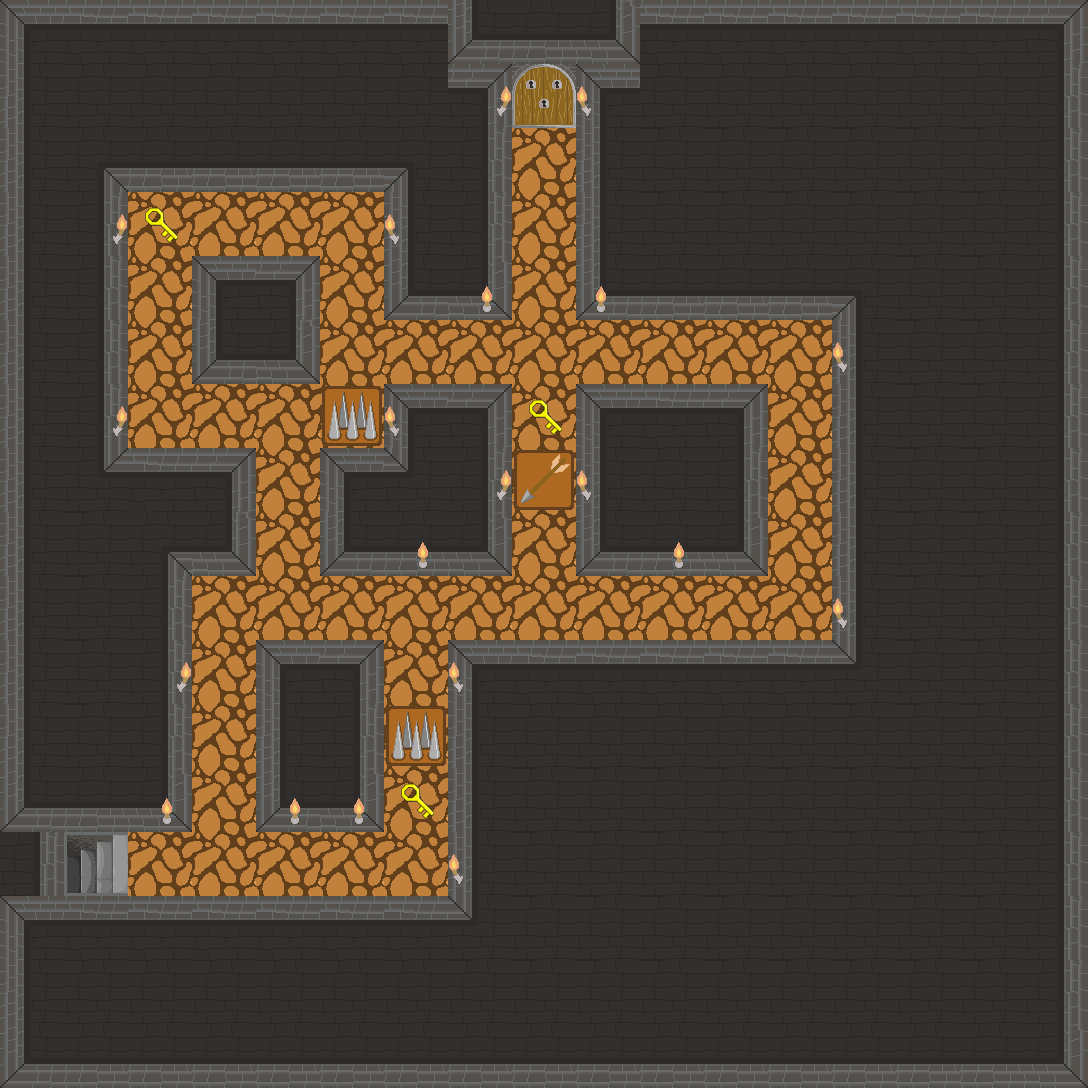

This game map was drawn from its Tiled (.tmx) file and the tilesets committed beside it. A one-line description and the trimmed map source follow:
An orthogonal 17x17 tile map with 64x64 px tiles, 7 tile layers (Walls, Road, Keys, Story, ...) and 7 objects.

<map version="1.2" tiledversion="1.2.2" orientation="orthogonal" renderorder="right-down" width="17" height="17" tilewidth="64" tileheight="64" infinite="0" nextlayerid="16" nextobjectid="25">
 <tileset firstgid="1" name="Dungeon-tileset" tilewidth="64" tileheight="64" tilecount="32" columns="8">
  <image source="Dungeon-tileset.png" width="512" height="256" />
 </tileset>
 <layer id="1" name="Walls" width="17" height="17">
  <data>[289 cells, 237 non-empty, 14 distinct tile ids]</data>
 </layer>
 <layer id="2" name="Road" width="17" height="17">
  <data>[289 cells, 52 non-empty, 2 distinct tile ids]</data>
 </layer>
 <layer id="3" name="Keys" width="17" height="17">
  <data>[289 cells, 3 non-empty, 1 distinct tile ids]</data>
 </layer>
 <layer id="4" name="Story" width="17" height="17">
  <data>[289 cells, 0 non-empty, 0 distinct tile ids]</data>
 </layer>
 <layer id="5" name="SquatTrap" width="17" height="17">
  <data>[289 cells, 1 non-empty, 1 distinct tile ids]</data>
 </layer>
 <layer id="6" name="JumpTrap" width="17" height="17">
  <data>[289 cells, 2 non-empty, 1 distinct tile ids]</data>
 </layer>
 <layer id="12" name="VisualObjects" width="17" height="17">
  <data>[289 cells, 21 non-empty, 3 distinct tile ids]</data>
 </layer>
 <objectgroup color="#0de214" id="8" name="level-change">
  <object id="2" x="544" y="121.333">
   <point />
  </object>
 </objectgroup>
 <objectgroup color="#e8e801" id="13" name="keys">
  <object id="18" x="157.333" y="236">
   <point />
  </object>
  <object id="19" x="544" y="430.667">
   <point />
  </object>
  <object id="20" x="417.333" y="810.667">
   <point />
  </object>
 </objectgroup>
 <objectgroup color="#fd9a21" id="10" name="squat-trap">
  <object id="22" x="545.334" y="490.667">
   <point />
  </object>
 </objectgroup>
 <objectgroup color="#ec182d" id="9" name="jump-trap">
  <object id="21" x="350.667" y="428">
   <point />
  </object>
  <object id="24" x="417.333" y="750.667">
   <point />
  </object>
 </objectgroup>
</map>
